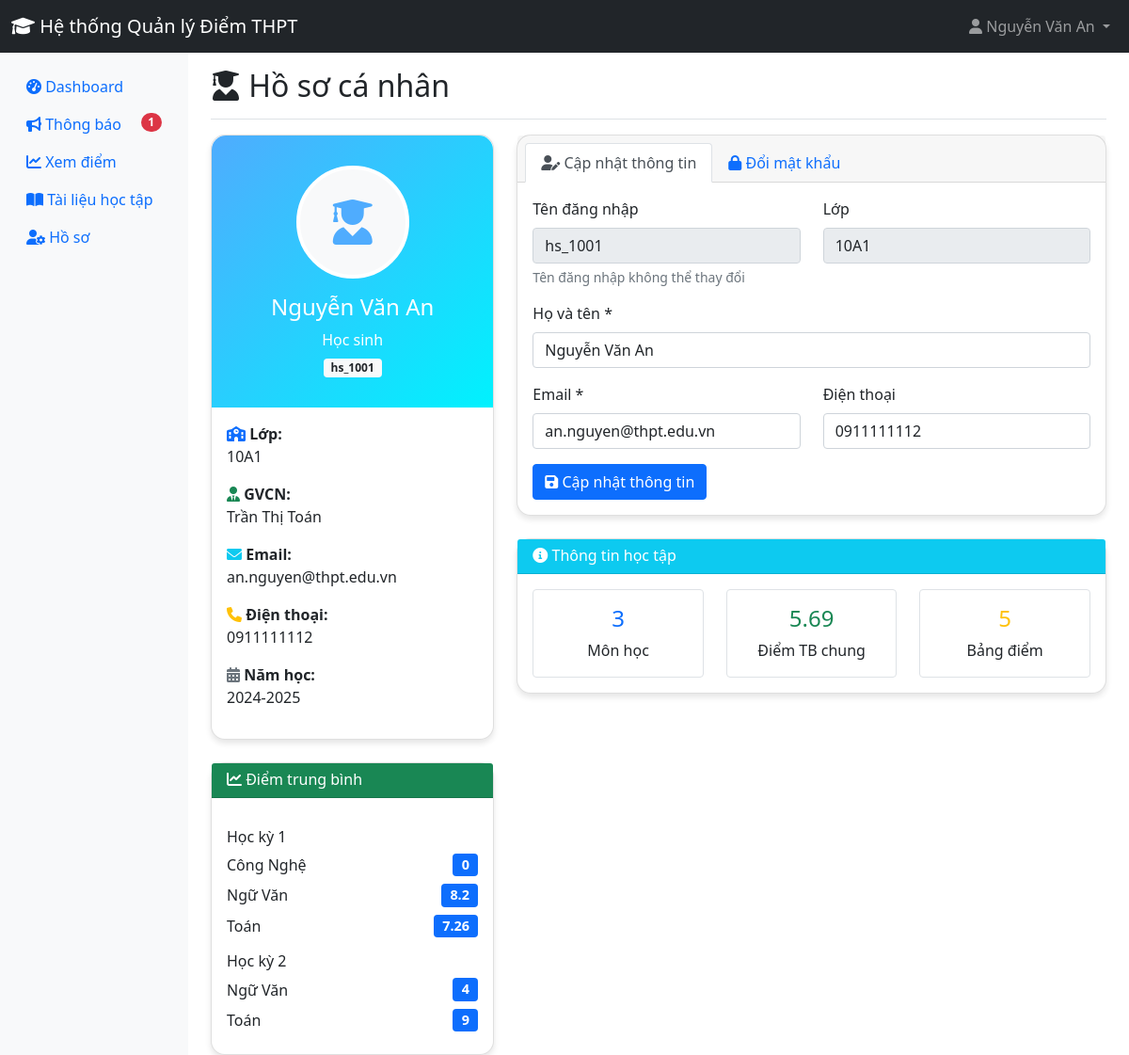
Screenshot of /student/profile.php (signed in) with the database file from the repository.
### tables this page shows
CREATE TABLE `classes` (
  `id` int(11) NOT NULL,
  `class_name` varchar(50) NOT NULL,
  `grade` int(11) NOT NULL,
  `homeroom_teacher_id` int(11) DEFAULT NULL,
  `school_year` varchar(20) DEFAULT NULL
);

CREATE TABLE `users` (
  `id` int(11) NOT NULL,
  `username` varchar(50) NOT NULL,
  `password` varchar(255) NOT NULL,
  `role` enum('admin','teacher','student') NOT NULL,
  `full_name` varchar(100) NOT NULL,
  `email` varchar(100) DEFAULT NULL,
  `phone` varchar(20) DEFAULT NULL,
  `created_at` timestamp NOT NULL DEFAULT current_timestamp(),
  `status` enum('active','inactive') DEFAULT 'active',
  `teacher_type` enum('homeroom','subject') DEFAULT 'subject'
);

CREATE TABLE `scores` (
  `id` int(11) NOT NULL,
  `student_id` int(11) NOT NULL,
  `subject_id` int(11) NOT NULL,
  `class_id` int(11) NOT NULL,
  `teacher_id` int(11) NOT NULL,
  `semester` int(11) NOT NULL,
  `school_year` varchar(20) NOT NULL,
  `oral_1` float DEFAULT NULL,
  `oral_2` float DEFAULT NULL,
  `oral_3` float DEFAULT NULL,
  `fifteen_min_1` float DEFAULT NULL,
  `fifteen_min_2` float DEFAULT NULL,
  `fifteen_min_3` float DEFAULT NULL,
  `forty_five_min_1` float DEFAULT NULL,
  `forty_five_min_2` float DEFAULT NULL,
  `forty_five_min_3` float DEFAULT NULL,
  `mid_term` float DEFAULT NULL,
  `final_term` float DEFAULT NULL,
  `average` float DEFAULT NULL,
  `score_entry_deadline` date DEFAULT NULL,
  `is_locked` tinyint(1) DEFAULT 0,
  `last_modified` timestamp NOT NULL DEFAULT current_timestamp() ON UPDATE current_timestamp()
);

CREATE TABLE `subjects` (
  `id` int(11) NOT NULL,
  `subject_name` varchar(100) NOT NULL,
  `subject_code` varchar(20) NOT NULL
);

### student/profile.php (the view, shortened to what this page needs)
<?php
require_once '../includes/config.php';
$student_id = $_SESSION['user_id'];
$stmt = $pdo->prepare("
    SELECT u.*, c.class_name, c.grade, hm.full_name as homeroom_teacher
    FROM users u
    JOIN class_students cs ON u.id = cs.student_id
    JOIN classes c ON cs.class_id = c.id
    LEFT JOIN users hm ON c.homeroom_teacher_id = hm.id
    WHERE u.id = ? AND cs.school_year = '2024-2025'
");
$stmt->execute([$student_id]);
$student = $stmt->fetch();
$stmt = $pdo->prepare("
    SELECT s.subject_name, sc.semester, sc.average
    FROM scores sc
    JOIN subjects s ON sc.subject_id = s.id
    WHERE sc.student_id = ? AND sc.school_year = '2024-2025'
    ORDER BY sc.semester, s.subject_name
");
$stmt->execute([$student_id]);
$scores = $stmt->fetchAll();
?>
<!DOCTYPE html>
<html lang="vi">
<head>
    <link href="https://cdn.jsdelivr.net/npm/bootstrap@5.1.3/dist/css/bootstrap.min.css" rel="stylesheet">
    <link href="https://cdnjs.cloudflare.com/ajax/libs/font-awesome/6.0.0/css/all.min.css" rel="stylesheet">
</head>
<body>
    <?php include '../includes/header.php'; ?>
    <div class="container-fluid">
        <div class="row">
            <?php include 'sidebar.php'; ?>
            <main class="col-md-9 ms-sm-auto col-lg-10 px-md-4">
                <div class="d-flex justify-content-between flex-wrap flex-md-nowrap align-items-center pt-3 pb-2 mb-3 border-bottom">
                    <h1 class="h2"><i class="fas fa-user-graduate"></i> Hồ sơ cá nhân</h1>
                </div>
                <div class="row">
                    <div class="col-md-4">
                        <div class="card profile-card">
                            <div class="profile-header text-center">
                                <div class="avatar mx-auto mb-3">
                                    <i class="fas fa-user-graduate"></i>
                                </div>
                                <h4><?php echo htmlspecialchars($student['full_name']); ?></h4>
                                <p class="mb-1">Học sinh</p>
                                <span class="badge bg-light text-dark"><?php echo htmlspecialchars($student['username']); ?></span>
                            </div>
                            <div class="card-body">
                                <div class="mb-3">
                                    <strong><i class="fas fa-school text-primary"></i> Lớp:</strong>
                                    <p class="mb-1"><?php echo htmlspecialchars($student['class_name']); ?></p>
                                </div>
                                <div class="mb-3">
                                    <strong><i class="fas fa-user-tie text-success"></i> GVCN:</strong>
                                    <p class="mb-1"><?php echo htmlspecialchars($student['homeroom_teacher'] ?? 'Chưa có'); ?></p>
                                </div>
                                <div class="mb-3">
                                    <strong><i class="fas fa-envelope text-info"></i> Email:</strong>
                                    <p class="mb-1"><?php echo htmlspecialchars($student['email'] ?? 'Chưa cập nhật'); ?></p>
                                </div>
                                <div class="mb-3">
                                    <strong><i class="fas fa-phone text-warning"></i> Điện thoại:</strong>
                                    <p class="mb-1"><?php echo htmlspecialchars($student['phone'] ?? 'Chưa cập nhật'); ?></p>
                                </div>
                                <div class="mb-3">
                                    <strong><i class="fas fa-calendar-alt text-secondary"></i> Năm học:</strong>
                                    <p class="mb-0">2024-2025</p>
                                </div>
                            </div>
                        </div>
                        <div class="card profile-card mt-4">
                            <div class="card-header bg-success text-white">
                                <h6 class="mb-0"><i class="fas fa-chart-line"></i> Điểm trung bình</h6>
                            </div>
                            <div class="card-body">
                                <?php if (empty($scores)): ?>
                                    <p class="text-muted">Chưa có điểm số</p>
                                <?php else: ?>
                                    <?php
                                    $semester_scores = [];
                                    foreach ($scores as $score) {
                                        $semester_scores[$score['semester']][] = $score;
                                    }
                                    ?>
                                    <?php foreach ($semester_scores as $semester => $subjects): ?>
                                        <h6 class="mt-3">Học kỳ <?php echo $semester; ?></h6>
                                        <?php foreach ($subjects as $subject): ?>
                                            <div class="d-flex justify-content-between align-items-center mb-2">
                                                <span><?php echo htmlspecialchars($subject['subject_name']); ?></span>
                                                <span class="badge bg-primary score-badge">
                                                    <?php echo $subject['average'] ?? 'Chưa có'; ?>
                                                </span>
                                            </div>
                                        <?php endforeach; ?>
                                    <?php endforeach; ?>
                                <?php endif; ?>
                            </div>
                        </div>
                    </div>
                    <div class="col-md-8">
                        <div class="card profile-card">
                            <div class="card-header">
                                <ul class="nav nav-tabs card-header-tabs" id="profileTabs" role="tablist">
                                    <li class="nav-item" role="presentation">
                                        <button class="nav-link active" id="info-tab" data-bs-toggle="tab" data-bs-target="#info" type="button" role="tab">
                                            <i class="fas fa-user-edit"></i> Cập nhật thông tin
                                        </button>
                                    </li>
                                    <li class="nav-item" role="presentation">
                                        <button class="nav-link" id="password-tab" data-bs-toggle="tab" data-bs-target="#password" type="button" role="tab">
                                            <i class="fas fa-lock"></i> Đổi mật khẩu
                                        </button>
                                    </li>
                                </ul>
                            </div>
                            <div class="card-body">
                                <div class="tab-content" id="profileTabsContent">
                                    <div class="tab-pane fade show active" id="info" role="tabpanel">
                                        <form method="POST">
                                            <div class="row">
                                                <div class="col-md-6">
                                                    <div class="mb-3">
                                                        <label class="form-label">Tên đăng nhập</label>
                                                        <input type="text" class="form-control" value="<?php echo htmlspecialchars($student['username']); ?>" readonly>
                                                        <div class="form-text">Tên đăng nhập không thể thay đổi</div>
                                                    </div>
                                                </div>
                                                <div class="col-md-6">
                                                    <div class="mb-3">
                                                        <label class="form-label">Lớp</label>
                                                        <input type="text" class="form-control" value="<?php echo htmlspecialchars($student['class_name']); ?>" readonly>
                                                    </div>
                                                </div>
                                            </div>
                                            <div class="mb-3">
                                                <label class="form-label">Họ và tên *</label>
                                                <input type="text" class="form-control" name="full_name" value="<?php echo htmlspecialchars($student['full_name']); ?>" required>
                                            </div>
                                            <div class="row">
                                                <div class="col-md-6">
                                                    <div class="mb-3">
                                                        <label class="form-label">Email *</label>
                                                        <input type="email" class="form-control" name="email" value="<?php echo htmlspecialchars($student['email'] ?? ''); ?>" required>
                                                    </div>
                                                </div>
                                                <div class="col-md-6">
                                                    <div class="mb-3">
                                                        <label class="form-label">Điện thoại</label>
                                                        <input type="tel" class="form-control" name="phone" value="<?php echo htmlspecialchars($student['phone'] ?? ''); ?>">
                                                    </div>
                                                </div>
                                            </div>
                                            <button type="submit" name="update_profile" class="btn btn-primary">
                                                <i class="fas fa-save"></i> Cập nhật thông tin
                                            </button>
                                        </form>
                                    </div>
                                </div>
                            </div>
                        </div>
                        <div class="card profile-card mt-4">
                            <div class="card-header bg-info text-white">
                                <h6 class="mb-0"><i class="fas fa-info-circle"></i> Thông tin học tập</h6>
                            </div>
                            <div class="card-body">
                                <div class="row text-center">
                                    <div class="col-md-4">
                                        <div class="border rounded p-3">
                                            <h4 class="text-primary">
                                                <?php
                                                $stmt = $pdo->prepare("
                                                    SELECT COUNT(DISTINCT subject_id) as subject_count
                                                    FROM scores
                                                    WHERE student_id = ? AND school_year = '2024-2025'
                                                ");
                                                $stmt->execute([$student_id]);
                                                $result = $stmt->fetch();
                                                echo $result['subject_count'];
                                                ?>
                                            </h4>
                                            <p class="mb-0">Môn học</p>
                                        </div>
                                    </div>
                                    <div class="col-md-4">
                                        <div class="border rounded p-3">
                                            <h4 class="text-success">
                                                <?php
                                                $stmt = $pdo->prepare("
                                                    SELECT AVG(average) as overall_avg
                                                    FROM scores
                                                    WHERE student_id = ? AND school_year = '2024-2025' AND average IS NOT NULL
                                                ");
                                                $stmt->execute([$student_id]);
                                                $result = $stmt->fetch();
                                                echo $result['overall_avg'] ? number_format($result['overall_avg'], 2) : '0.00';
                                                ?>
                                            </h4>
                                            <p class="mb-0">Điểm TB chung</p>
                                        </div>
                                    </div>
                                    <div class="col-md-4">
                                        <div class="border rounded p-3">
                                            <h4 class="text-warning">
                                                <?php
                                                $stmt = $pdo->prepare("
                                                    SELECT COUNT(*) as score_count
                                                    FROM scores
                                                    WHERE student_id = ? AND school_year = '2024-2025'
                                                ");
                                                $stmt->execute([$student_id]);
                                                $result = $stmt->fetch();
                                                echo $result['score_count'];
                                                ?>
                                            </h4>
                                            <p class="mb-0">Bảng điểm</p>
                                        </div>
                                    </div>
                                </div>
                            </div>
                        </div>
                    </div>
                </div>
            </main>
        </div>
    </div>
</body>
</html>

### student/profile.php (style rules this page uses)
.profile-card { border-radius: 15px; box-shadow: 0 4px 6px rgba(0,0,0,0.1); }
.profile-header { background: linear-gradient(135deg, #4facfe 0%, #00f2fe 100%); color: white; border-radius: 15px 15px 0 0; padding: 2rem; }
.avatar { width: 120px; height: 120px; border-radius: 50%; border: 4px solid white; background: #f8f9fa; display: flex; align-items: center; justify-content: center; font-size: 3rem; color: #4facfe; }
.score-badge { font-size: 0.9rem; }

### rows the page displays
classes: users.full_name "Nguyễn Văn An", users.username "hs_1001", class_name "10A1", homeroom_teacher.full_name "Trần Thị Toán", users.email "an.nguyen@thpt.edu.vn", users.phone "0911111112", username "hs_1001", full_name "Nguyễn Văn An", email "an.nguyen@thpt.edu.vn", phone "0911111112"
scores: subject.subject_name "Công Nghệ", average "0"
scores: subject.subject_name "Ngữ Văn", average "8.2"
scores: subject.subject_name "Toán", average "7.26"
scores: subject.subject_name "Ngữ Văn", average "4"
scores: subject.subject_name "Toán", average "9"

### other values shown
SITE_NAME "Hệ thống Quản lý Điểm THPT"
$_SESSION['full_name'] "Nguyễn Văn An"
$total_unread "1"
$semester "1"
$semester "2"
$result['subject_count'] "3"
$result['overall_avg'] "5.69"
$result['score_count'] "5"
